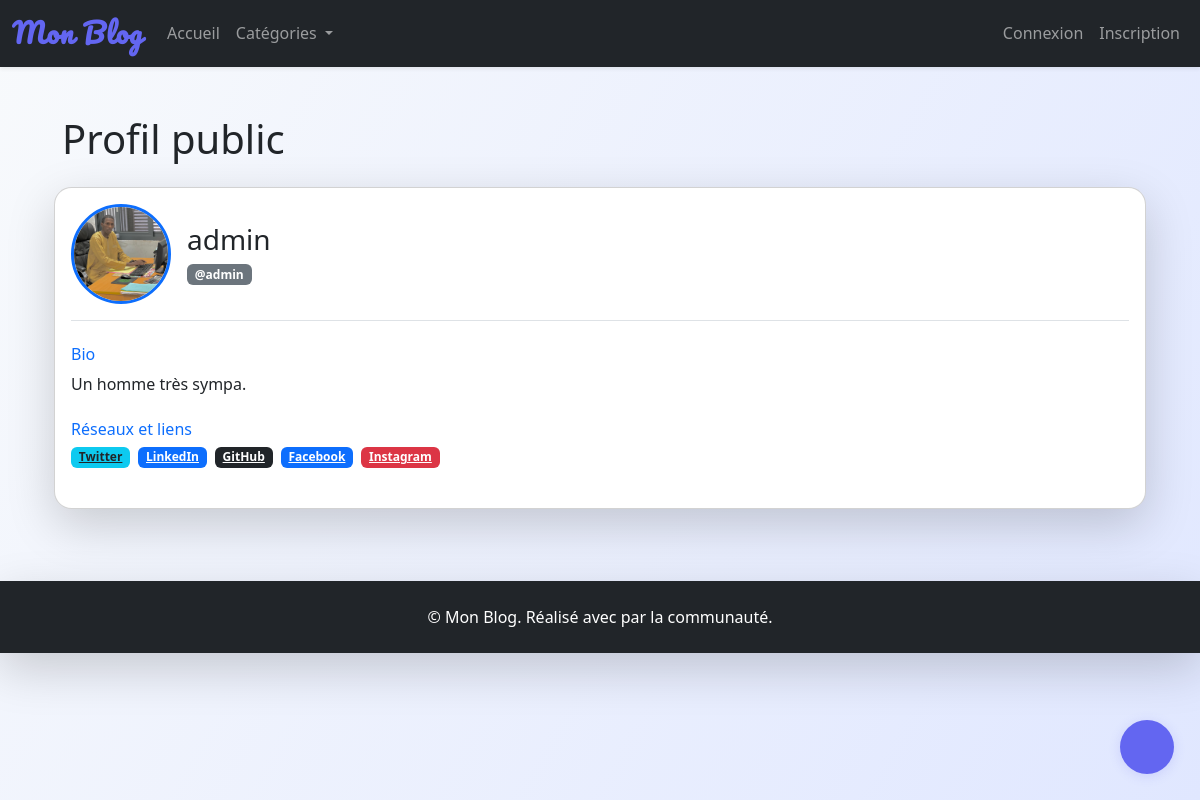
The app's page /profil/admin/ with its own data.
### blog/models.py (models this page shows, shortened)
class Profile(models.Model):
    user = models.OneToOneField(User, on_delete=models.CASCADE, related_name='profile')
    bio = models.TextField(blank=True, null=True, verbose_name='Biographie')
    avatar = models.ImageField(upload_to='avatars/', blank=True, null=True, verbose_name='Photo de profil')
    photo = models.ImageField(upload_to='profiles/', blank=True, null=True)
    twitter = models.URLField(blank=True)
    linkedin = models.URLField(blank=True)
    github = models.URLField(blank=True)
    website = models.URLField(blank=True)
    facebook = models.URLField(blank=True)
    instagram = models.URLField(blank=True)
    is_public = models.BooleanField(default=True)
    newsletter = models.BooleanField(default=False)
    notifications = models.BooleanField(default=True)

### blog/views.py (the view)
# urls.py: path('profil/<str:username>/', views.profil_public, name='profil_public'),
def profil_public(request, username):
    from django.shortcuts import get_object_or_404
    from django.contrib.auth import get_user_model
    User = get_user_model()
    user = get_object_or_404(User, username=username)
    from .models import Profile
    profile, _ = Profile.objects.get_or_create(user=user)
    if not profile.is_public:
        from django.http import Http404
        raise Http404("Ce profil est privé.")
    categories_nav = Category.objects.order_by('name')
    return render(request, 'profil_public.html', {'profile': profile, 'categories_nav': categories_nav})

### templates/profil_public.html (shortened to what this page needs)
{% extends 'base.html' %}
{% block content %}
<div class="container py-4">
    <h1 class="mb-4">Profil public</h1>
    <div class="card shadow-lg">
        <div class="card-body">
            <div class="d-flex flex-column flex-md-row align-items-center mb-4 border-bottom pb-3">
                {% if profile.photo %}
                    <img src="{{ profile.photo.url }}" alt="Photo de profil" class="rounded-circle me-3 border border-3 border-primary" style="width:100px;height:100px;object-fit:cover;">
                {% else %}
                    <span class="rounded-circle bg-secondary text-white d-flex align-items-center justify-content-center me-3 border border-3 border-secondary" style="width:100px;height:100px;font-size:2.5rem;">{{ profile.user.username|first|upper }}</span>
                {% endif %}
                <div>
                    <h3 class="mb-1">{{ profile.display_name|default:profile.user.username }}</h3>
                    <span class="badge bg-secondary">@{{ profile.user.username }}</span>
                </div>
            </div>
            <div class="mb-4">
                <h6 class="text-primary"> Bio</h6>
                <span>{{ profile.bio|default:'-' }}</span>
            </div>
            <div class="mb-4">
                <h6 class="text-primary"> Réseaux et liens</h6>
                <div class="d-flex flex-wrap gap-2">
                    {% if profile.twitter %}
                        <a href="{{ profile.twitter }}" target="_blank" class="badge bg-info text-dark"> Twitter</a>
                    {% endif %}
                    {% if profile.linkedin %}
                        <a href="{{ profile.linkedin }}" target="_blank" class="badge bg-primary"> LinkedIn</a>
                    {% endif %}
                    {% if profile.github %}
                        <a href="{{ profile.github }}" target="_blank" class="badge bg-dark"> GitHub</a>
                    {% endif %}
                    {% if profile.facebook %}
                        <a href="{{ profile.facebook }}" target="_blank" class="badge bg-primary"> Facebook</a>
                    {% endif %}
                    {% if profile.instagram %}
                        <a href="{{ profile.instagram }}" target="_blank" class="badge bg-danger"> Instagram</a>
                    {% endif %}
                </div>
            </div>
        </div>
    </div>
</div>
{% endblock %}

### static/css/style.css (style rules this page uses)
body { background-color: #f8f9fa; }

### static/css/theme.css (style rules this page uses)
:root { --primary: #6366f1; --secondary: #818cf8; --accent: #f472b6; --bg-gradient: linear-gradient(120deg, #f8fafc 0%, #e0e7ff 100%); }
body.bg-gradient-custom { background: var(--bg-gradient); min-height: 100vh; transition: background 0.6s; }
.card { border-radius: 1.1rem; box-shadow: 0 2px 16px 0 rgba(99,102,241,0.07); transition: transform 0.18s; }

### templates/base.html (style rules this page uses)
body.bg-gradient-custom { background: linear-gradient(120deg, #f8fafc 0%, #e0e7ff 100%); min-height: 100vh; }

### records on screen
Profile: photo (picture), display_name "admin", user.username "admin", bio "Un homme très sympa."
